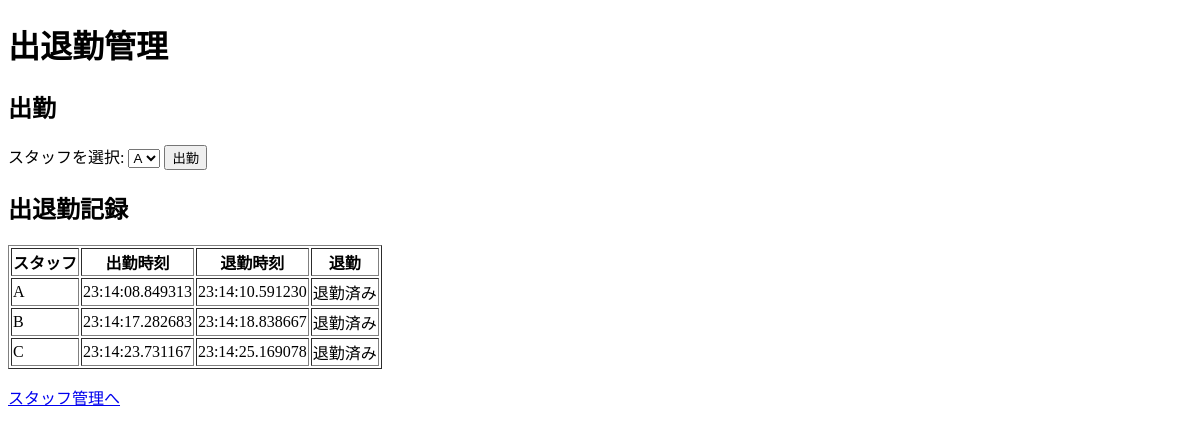
The page /attendance on the database as committed earlier.
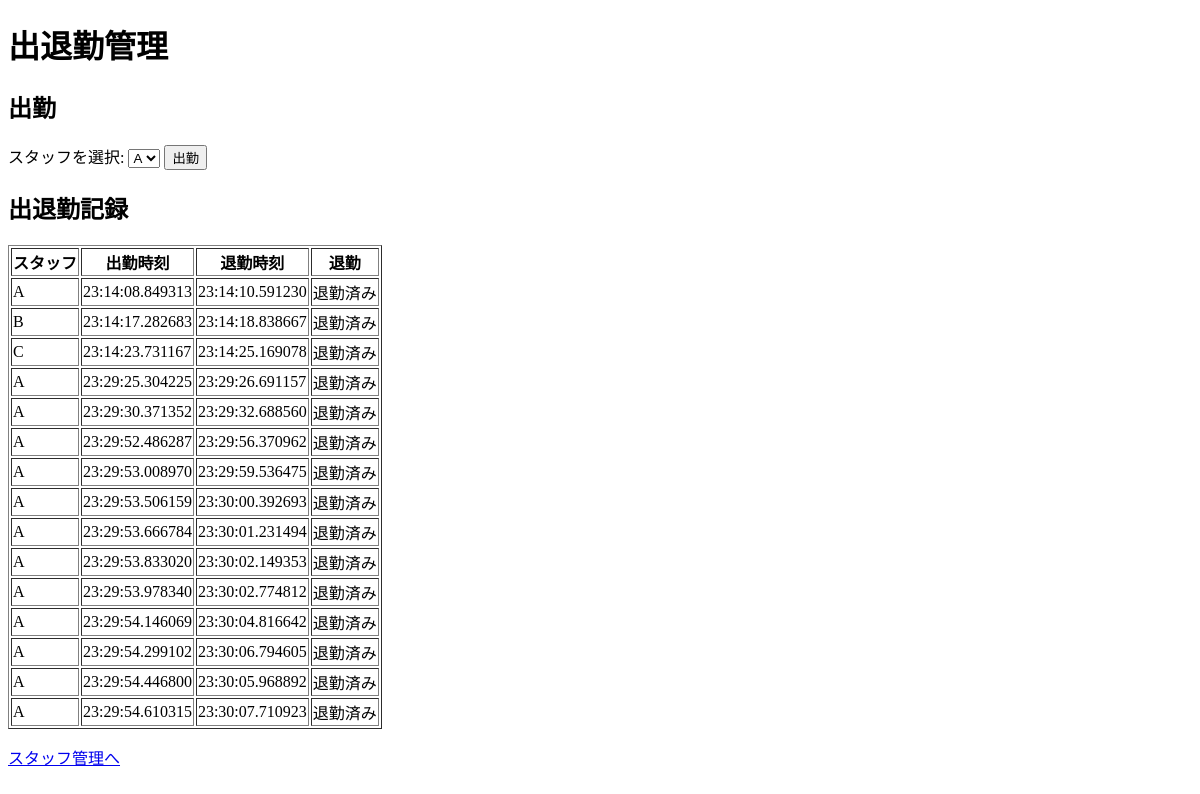
The same page on the database as committed later.
### models.py (models this page shows)
class Attendance(db.Model):
    id = db.Column(db.Integer, primary_key=True)
    staff_id = db.Column(db.Integer, db.ForeignKey('staff.id'), nullable=False)
    work_date = db.Column(db.Date, nullable=False)
    clock_in = db.Column(db.Time, nullable=True)
    clock_out = db.Column(db.Time, nullable=True)
    staff = db.relationship('Staff', backref=db.backref('attendances', lazy=True))  # ← 追加！

class Staff(db.Model):
    id = db.Column(db.Integer, primary_key=True)
    name = db.Column(db.String(100), nullable=False)

### routes.py (the view)
@app.route('/attendance')
def attendance():
    staff = Staff.query.all()
    attendance_records = Attendance.query.all()
    return render_template('attendance.html', staff=staff, attendance_records=attendance_records)

### templates/attendance.html (shortened to what this page needs)
<!DOCTYPE html>
<html lang="ja">
<head>
</head>
<body>
    <h1>出退勤管理</h1>
    <h2>出勤</h2>
    <form action="{{ url_for('clock_in') }}" method="POST">
        <label>スタッフを選択:</label>
        <select name="staff_id" required>
            {% for person in staff %}
                <option value="{{ person.id }}">{{ person.name }}</option>
            {% endfor %}
        </select>
        <button type="submit">出勤</button>
    </form>
    <h2>出退勤記録</h2>
    <table border="1">
        <tr>
            <th>スタッフ</th>
            <th>出勤時刻</th>
            <th>退勤時刻</th>
            <th>退勤</th>
        </tr>
        {% for record in attendance_records %}
        <tr>
            <td>{{ record.staff.name }}</td>
            <td>{{ record.clock_in }}</td>
            <td>{{ record.clock_out if record.clock_out else "未退勤" }}</td>
            <td>
                {% if not record.clock_out %}
                <form action="{{ url_for('clock_out', attendance_id=record.id) }}" method="POST">
                    <button type="submit">退勤</button>
                </form>
                {% else %}
                退勤済み
                {% endif %}
            </td>
        </tr>
        {% endfor %}
    </table>
    <p><a href="{{ url_for('staff_list') }}">スタッフ管理へ</a></p>
</body>
</html>

Rows that differ between the two databases and show on the page:
added Attendance: staff.name "A", clock_in "23:29:25.304225", clock_out "23:29:26.691157", shows "退勤済み"
added Attendance: staff.name "A", clock_in "23:29:30.371352", clock_out "23:29:32.688560", shows "退勤済み"
added Attendance: staff.name "A", clock_in "23:29:52.486287", clock_out "23:29:56.370962", shows "退勤済み"
added Attendance: staff.name "A", clock_in "23:29:53.008970", clock_out "23:29:59.536475", shows "退勤済み"
added Attendance: staff.name "A", clock_in "23:29:53.506159", clock_out "23:30:00.392693", shows "退勤済み"
added Attendance: staff.name "A", clock_in "23:29:53.666784", clock_out "23:30:01.231494", shows "退勤済み"
added Attendance: staff.name "A", clock_in "23:29:53.833020", clock_out "23:30:02.149353", shows "退勤済み"
added Attendance: staff.name "A", clock_in "23:29:53.978340", clock_out "23:30:02.774812", shows "退勤済み"
added Attendance: staff.name "A", clock_in "23:29:54.146069", clock_out "23:30:04.816642", shows "退勤済み"
added Attendance: staff.name "A", clock_in "23:29:54.299102", clock_out "23:30:06.794605", shows "退勤済み"
added Attendance: staff.name "A", clock_in "23:29:54.446800", clock_out "23:30:05.968892", shows "退勤済み"
added Attendance: staff.name "A", clock_in "23:29:54.610315", clock_out "23:30:07.710923", shows "退勤済み"
